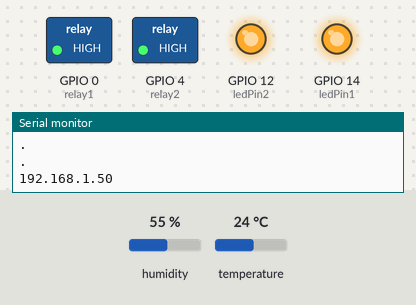
Recording of a sketch running on a simulated ESP8266 (NodeMCU). Shown: switched loads named in the sketch (green lamp = pin HIGH), output pins drawn as LEDs (lit = HIGH), the last lines printed to the serial monitor. The test bench sets the inputs (shaded band); at power-on: temperature 24 °C, humidity 55 %. WiFi joins after 1.5 s; servers stay silent unless stated.

Above: at 3.2 s.
3.3 s: temperature set to 27 °C
6.5 s: temperature set to 30 °C
At 10.9 s:
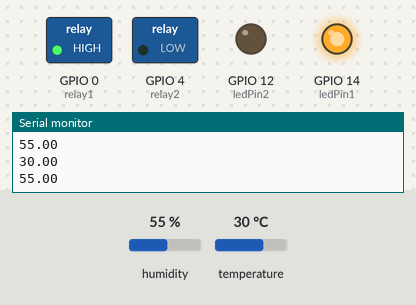
11.5 s: temperature set to 12 °C
At 15.9 s:
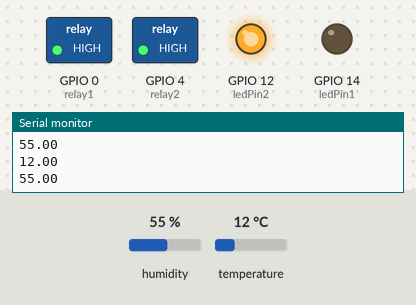
16.5 s: temperature set to 33 °C
At 20.9 s:
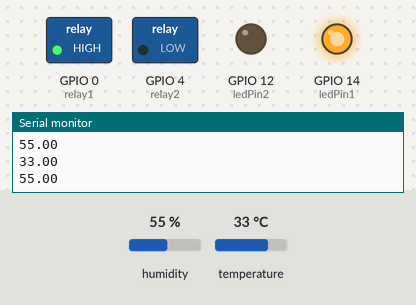
Timing chart, 0 to 22.4 s (numbered marks = the images above; inputs shaded):
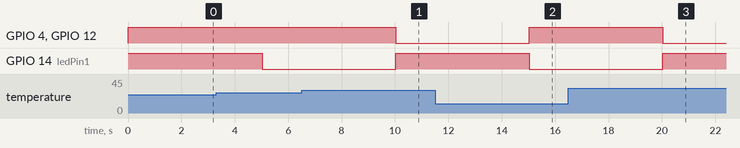

Measured:
- the behaviour switches between 28 and 29 °C on temperature (found by bisection; images 0 and 1)
- after the input at 6.5 s, GPIO 4 (relay2), GPIO 12 (ledPin2): HIGH → LOW after 3.5 s; GPIO 14 (ledPin1): LOW → HIGH after 3.5 s
- after the input at 11.5 s, GPIO 4 (relay2), GPIO 12 (ledPin2): LOW → HIGH after 3.5 s; GPIO 14 (ledPin1): HIGH → LOW after 3.5 s
- after the input at 16.5 s, GPIO 4 (relay2), GPIO 12 (ledPin2): HIGH → LOW after 3.5 s; GPIO 14 (ledPin1): LOW → HIGH after 3.5 s

The sketch:

DHT_Relay_Control.ino
```cpp
/*
 Cretdit Website  https://randomnerdtutorials.com/
  Wuthichai Thitapakorn
*/

#include <Arduino.h>
#include <ESP8266WiFi.h>
#include <Hash.h>
#include <ESPAsyncTCP.h>
#include <ESPAsyncWebServer.h>
#include <Adafruit_Sensor.h>
#include <DHT.h>
#include "index.h"


const char* ssid = "ssid";
const char* password = "password";


#define DHTPIN 5 		//PIN ที่ เชื่อมต่อกับ sensor DHT GPIO5 D1
#define ledPin1 14 		// GPIO14  D5
#define ledPin2 12 		// GPIO12  D6
#define relay1  0  		// GPIO0   D3
#define relay2  4  		// GPIO4   D4
#define DHTTYPE    DHT11     	// DHT 11
//#define DHTTYPE    DHT22     	// DHT 22 (AM2302)
//#define DHTTYPE    DHT21    	 // DHT 21 (AM2301)

DHT dht(DHTPIN, DHTTYPE);

//อุณหภูมิและความชื้น จะอับเดทใน loop()function
float t = 0.00;
float h = 0.00;


String st = "";         // ส่งข้อความเพื่อแสดงสถานะการทำงานของรีเลย์
float temp_set = 28.5;	 //  กำหนดค่าให้กับตัวแปร temp_set = 28.5
String tp = "";

AsyncWebServer server(80);

//"unsigned long" สำหรับตัวแปรที่มีเวลา ค่าจะใหญ่เกินไปอย่างรวดเร็วสำหรับ int ที่จะจัดเก็บ

unsigned long previousMillis = 0;    // จะจัดเก็บครั้งสุดท้ายที่อัปเดต DHT

// อัปเดตการอ่าน DHT ทุก 5 วินาที
const long interval = 5000;


// Replaces placeholder with DHT values แทนที่ค่า placeholder ด้วยค่า DHT
// กระบวบการในการส่งข้อมูลเพื่อไปแสดงผลบนหน้าเว็บเพจ
String processor(const String& var){
  //Serial.println(var);
  if(var == "TEMPERATURE"){
    return String(t);
  }
  else if(var == "HUMIDITY"){
    return String(h);
  }
  else if(var == "STATUS"){     //แสดงสถานะการทำงานของรีเลย์ ON / OFF
    return st;
  }
  else if(var == "TEMPSET"){  //ค่าอุณหภูมิที่ตั้งไว้
    return String(temp_set);
  }
  return String();
}

void setup(){
  // Serial port for debugging purposes
  pinMode(ledPin1,OUTPUT);
  pinMode(ledPin2,OUTPUT);
  pinMode(relay1,OUTPUT);
  pinMode(relay2,OUTPUT);

  digitalWrite(ledPin1,HIGH);
  digitalWrite(ledPin2,HIGH);
  digitalWrite(relay1,HIGH);
  digitalWrite(relay2,HIGH);

  Serial.begin(115200);
  dht.begin();

  // Connect to Wi-Fi
  WiFi.begin(ssid, password);
  Serial.println("Connecting to WiFi");
  while (WiFi.status() != WL_CONNECTED) {
    delay(1000);
    Serial.println(".");
  }

  // Print ESP8266 Local IP Address
  Serial.println(WiFi.localIP());

 /*------------------------------------------------------------------*/
  // Route for root / web page ส่งข้อมูลแบบ Asynchornouse
  server.on("/", HTTP_GET, [](AsyncWebServerRequest *request){
    request->send_P(200, "text/html", index_html, processor);
  });

  /*------------------------------------------------------------------*/
   server.on("/action_page", HTTP_GET, [](AsyncWebServerRequest *request){
    request->send_P(200, "text/html",index_html, processor);
    //ส่งค่าแบบ GET โดยรับค่าจากตัวแปร value_setting ไปเก็บที่ tp กำหนดให้ค่า temp_set เท่ากับ tp
    tp = request->getParam("value_setting")->value();
    temp_set = tp.toFloat(); //แปลงค่า tp เป็น Float ใช้ .toFloat()
    Serial.println(tp);
  });

  /*-----------------------------ค่าอุณหภูมิ------------------------------*/
  server.on("/temperature", HTTP_GET, [](AsyncWebServerRequest *request){
    request->send_P(200, "text/plain", String(t).c_str());
  });

  /*-----------------------------ค่าความชื้น-----------------------------*/
  server.on("/humidity", HTTP_GET, [](AsyncWebServerRequest *request){
    request->send_P(200, "text/plain", String(h).c_str());
  });
  /*--------------------แสดงค่าสถานะการเปิด/ปิดของรีเลย์--------------------*/
  server.on("/status", HTTP_GET, [](AsyncWebServerRequest *request){
    request->send_P(200, "text/plain", st.c_str());
  });
  /*--------------------ส่งค่าอุณหภูมิไปแสดงผลที่หน้าเว็บเพจ------------------*/
    server.on("/temp_set", HTTP_GET, [](AsyncWebServerRequest *request){
    request->send_P(200, "text/planin", String(temp_set).c_str());
  });
  /*------------------------------------------------------------------*/
  // Start server
  server.begin();
}

void loop(){
  unsigned long currentMillis = millis();
  if (currentMillis - previousMillis >= interval) {
    previousMillis = currentMillis; // บันทึกครั้งสุดท้ายที่คุณอัปเดตค่า DHT
    float newT = dht.readTemperature();  // อ่านอุณหภูมิเป็นเซลเซียส (ค่าเริ่มต้น)
    //float newT = dht.readTemperature(true);  // อ่านอุณหภูมิเป็นฟาเรนไฮต์ (isFahrenheit = true)
    // หากการอ่านอุณหภูมิล้มเหลวอย่าเปลี่ยนค่า t
    if (isnan(newT)) {
      Serial.println("Failed to read from DHT sensor!");
    }
    else {
      t = newT;
      Serial.println(t);
    }
/* start check the temperature to control Relay */

    if(t>temp_set){
      digitalWrite(ledPin1,HIGH);
      digitalWrite(ledPin2,LOW);
      digitalWrite(relay2,LOW);
      //st = "On";
      st = "<button type='button' class='btn btn-success'>ON</button>";
    }

    else{
      digitalWrite(ledPin1,LOW);
      digitalWrite(ledPin2,HIGH);
      digitalWrite(relay2,HIGH);
      //st = "Off";
      st = "<button type='button' class='btn btn-danger'>OFF</button>";
    }

/* end control relay */
    // Read Humidity
    float newH = dht.readHumidity();
    // หากการอ่านค่าความชื้นล้มเหลวอย่าเปลี่ยนค่า h
    if (isnan(newH)) { //Not a Number
      Serial.println("Failed to read from DHT sensor!");
    }
    else {
      h = newH;
      Serial.println(h);
    }
  }
}
```

index.h
```cpp
const char index_html[] PROGMEM = R"=====(
<!DOCTYPE HTML>
<head>
  <meta name="viewport" content="width=device-width, initial-scale=1">
  <meta http-equiv="Content-Language" content="th">
  <meta http-equiv="Content-Type" content="text/html; charset=UTF-8" />
  <meta http-equiv="content-Type" content="text/html; charset=window-874">
  <meta http-equiv="content-Type" content="text/html; charset=tis-620">
  <link rel="stylesheet" href="https://use.fontawesome.com/releases/v5.7.2/css/all.css" integrity="sha384-fnmOCqbTlWIlj8LyTjo7mOUStjsKC4pOpQbqyi7RrhN7udi9RwhKkMHpvLbHG9Sr" crossorigin="anonymous">
  <link rel="stylesheet" href="https://maxcdn.bootstrapcdn.com/bootstrap/3.3.7/css/bootstrap.min.css">
  <style>
    html {
     font-family: Arial;
     display: inline-block;
     margin: 0px auto;
     text-align: center;
    }
    h2 { font-size: 2.0rem; }
    p { font-size: 2.0rem; }
    i { font-size: 2.0rem; }
    .units { font-size: 1.5rem; }
    .dht-labels{
      font-size: 2.0rem;
      vertical-align:middle;
      padding-bottom: 15px;

    }
    .data_value{
        font-size: 2.0rem;
    }
    .setup_data{
      font-size: 2.0rem;
    }
  </style>
</head>
<body  style="background-color:powderblue;">
  <h2>Relay Control With ESP8266 and DHT 11</h2>
  <h2>Asynchronous Web Server</h2>
<hr>


  <form action="/action_page">
    <div class="data_value">Temperature Setting:</div>
    <div class=""><input type="text" class="setup_data" name="value_setting" value=""></div>
    <div class=""><input class=" btn btn-primary" type="submit" value="Send Data"></div>
  </form>


<hr>

 </br></br>
 <div class="container">
    <div class="row">
      <div class="col-md-6 ">
       <i class="fas fa-sign-out-alt" style="color:blue"></i>
        <span class="data_value">Status :</span>
        <span id="status" class="data_value">%STATUS%</span>
      </div>
      <div class="col-md-6 ">
        <i class="fas fa-cog" style="color:blue"></i>
        <span class="data_value">Value Set :</span>
        <span class="btn btn-primary data_value">%TEMPSET%</span >
      </div>
    </div>
  </div>

 <hr>
<div class="container">
    <div class="row">
      <div class="col-md-6 ">
        <i class="fas fa-thermometer-half" style="color:crimson"></i>
        <span class="dht-labels">อุณหภูมิ:</span>
        <span id="temperature" class="data_value btn btn-danger">%TEMPERATURE%</span>
        <sup class="units">&deg;C</sup>
        </span>
      </div>
      <div class="col-md-6 ">
        <i class="fas fa-tint" style="color:green"></i>
        <span class="dht-labels">ความชื้น:</span>
        <span id="humidity" class="data_value btn btn-success">%HUMIDITY%</span>
        <sup class="units">%</sup>
      </div>
    </div>
  </div>
<br>
<hr>
</body>
<script>
setInterval(function ( ) {
  var xhttp = new XMLHttpRequest();
  xhttp.onreadystatechange = function() {
    if (this.readyState == 4 && this.status == 200) {
      document.getElementById("temperature").innerHTML = this.responseText;
    }
  };
  xhttp.open("GET", "/temperature", true);
  xhttp.send();
}, 10000 ) ;

setInterval(function ( ) {
  var xhttp = new XMLHttpRequest();
  xhttp.onreadystatechange = function() {
    if (this.readyState == 4 && this.status == 200) {
      document.getElementById("humidity").innerHTML = this.responseText;
    }
  };
  xhttp.open("GET", "/humidity", true);
  xhttp.send();
}, 10000 ) ;

setInterval(function ( ) {
  var xhttp = new XMLHttpRequest();
  xhttp.onreadystatechange = function() {
    if (this.readyState == 4 && this.status == 200) {
      document.getElementById("status").innerHTML = this.responseText;
    }
  };
  xhttp.open("GET", "/status", true);
  xhttp.send();
}, 1000 ) ;


setInterval(function ( ) {
  var xhttp = new XMLHttpRequest();
  xhttp.onreadystatechange = function() {
    if (this.readyState == 4 && this.status == 200) {
      document.getElementById("temp_set").innerHTML = this.responseText;
    }
  };
  xhttp.open("GET", "/temp_set", true);
  xhttp.send();
}, 1000 ) ;
</script>
</html>)=====";
```
